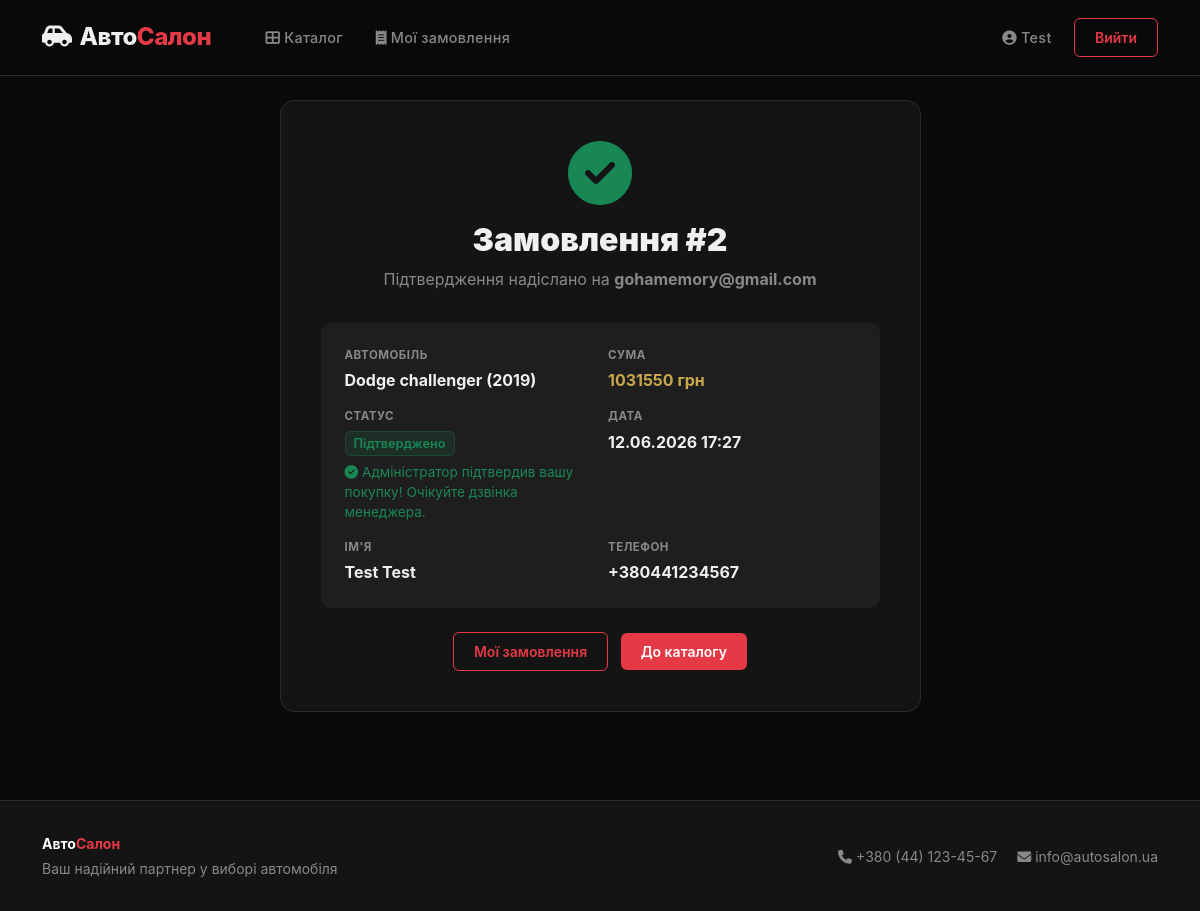
/order/detail/2/ (signed in), run on the app's committed database.
### cars/models.py (models this page shows, shortened)
class Order(models.Model):
    STATUS_CHOICES = [
        ('pending', 'Очікує підтвердження'),
        ('confirmed', 'Підтверджено'),
        ('cancelled', 'Скасовано'),
        ('completed', 'Завершено'),
    ]
    user = models.ForeignKey(
        User, on_delete=models.CASCADE, related_name='orders', verbose_name='Користувач'
    )
    car = models.ForeignKey(
        Car, on_delete=models.CASCADE, related_name='orders', verbose_name='Автомобіль'
    )
    status = models.CharField(
        max_length=20, choices=STATUS_CHOICES, default='pending', verbose_name='Статус'
    )
    full_name = models.CharField(max_length=200, verbose_name='Повне ім\'я')
    phone = models.CharField(max_length=20, verbose_name='Телефон')
    comment = models.TextField(blank=True, verbose_name='Коментар')
    final_price = models.DecimalField(
        max_digits=12, decimal_places=2, verbose_name='Фінальна ціна (грн)'
    )
    created_at = models.DateTimeField(auto_now_add=True, verbose_name='Дата замовлення')
    updated_at = models.DateTimeField(auto_now=True, verbose_name='Оновлено')
    confirmed_at = models.DateTimeField(null=True, blank=True, verbose_name='Дата підтвердження')
    class Meta:
        verbose_name = 'Замовлення'
        verbose_name_plural = 'Замовлення'
        ordering = ['-created_at']  # найновіші замовлення — першими

class Car(models.Model):
    TRANSMISSION_CHOICES = [
        ('manual', 'Механіка'),
        ('automatic', 'Автомат'),
        ('robot', 'Робот'),
        ('variator', 'Варіатор'),
    ]
    FUEL_CHOICES = [
        ('petrol', 'Бензин'),
        ('diesel', 'Дизель'),
        ('electric', 'Електро'),
        ('hybrid', 'Гібрид'),
        ('gas', 'Газ'),
    ]
    DRIVE_CHOICES = [
        ('fwd', 'Передній'),
        ('rwd', 'Задній'),
        ('awd', 'Повний'),
    ]
    category = models.ForeignKey(
        CarCategory, on_delete=models.SET_NULL, null=True,
        related_name='cars', verbose_name='Категорія'
    )
    brand = models.CharField(max_length=100, verbose_name='Марка')
    model = models.CharField(max_length=100, verbose_name='Модель')
    year = models.PositiveIntegerField(verbose_name='Рік випуску')
    price = models.DecimalField(max_digits=12, decimal_places=2, verbose_name='Ціна (грн)')
    mileage = models.PositiveIntegerField(default=0, verbose_name='Пробіг (км)')
    engine_volume = models.DecimalField(
        max_digits=3, decimal_places=1, verbose_name='Об\'єм двигуна (л)'
    )
    engine_power = models.PositiveIntegerField(verbose_name='Потужність (к.с.)')
    transmission = models.CharField(
        max_length=20, choices=TRANSMISSION_CHOICES, verbose_name='КПП'
    )
    fuel_type = models.CharField(
        max_length=20, choices=FUEL_CHOICES, verbose_name='Паливо'
    )
    drive_type = models.CharField(
        max_length=10, choices=DRIVE_CHOICES, verbose_name='Привід'
    )
    color = models.CharField(max_length=50, verbose_name='Колір')
    description = models.TextField(blank=True, verbose_name='Опис')
    image = models.ImageField(
        upload_to='cars/', blank=True, null=True, verbose_name='Фото'
    )
    is_available = models.BooleanField(default=True, verbose_name='Доступний')
    created_at = models.DateTimeField(auto_now_add=True, verbose_name='Додано')
    updated_at = models.DateTimeField(auto_now=True, verbose_name='Оновлено')
    class Meta:
        verbose_name = 'Автомобіль'
        verbose_name_plural = 'Автомобілі'
        ordering = ['-created_at', 'brand', 'model']  # нові — першими, потім A–Z
    def __str__(self):
        return f'{self.brand} {self.model} ({self.year})'

### cars/views.py (the view)
# urls.py: path('order/detail/<int:pk>/', views.order_detail, name='order_detail'),
@login_required
def order_detail(request, pk):
    order = get_object_or_404(Order, pk=pk, user=request.user)
    return render(request, 'cars/order_detail.html', {'order': order})

### templates/cars/order_detail.html (shortened to what this page needs)
{% extends 'base.html' %}
{% block content %}
<div class="row justify-content-center">
  <div class="col-lg-7">
    <div style="background:var(--surface); border:1px solid var(--border); border-radius:14px; padding:2.5rem; text-align:center;">
      <i class="fas fa-check-circle" style="font-size:4rem; color:#198754; margin-bottom:1rem;"></i>
      <h2 style="font-weight:900;">Замовлення #{{ order.pk }}</h2>
      <p style="color:var(--text-muted); margin-bottom:2rem;">Підтвердження надіслано на <strong>{{ order.user.email }}</strong></p>
      <div style="background:var(--surface2); border-radius:10px; padding:1.5rem; text-align:left; margin-bottom:1.5rem;">
        <div class="row g-3">
          <div class="col-6">
            <div style="font-size:0.72rem; color:var(--text-muted); font-weight:700; text-transform:uppercase; letter-spacing:0.5px;">Автомобіль</div>
            <div style="font-weight:700; margin-top:0.25rem;">{{ order.car }}</div>
          </div>
          <div class="col-6">
            <div style="font-size:0.72rem; color:var(--text-muted); font-weight:700; text-transform:uppercase; letter-spacing:0.5px;">Сума</div>
            <div style="font-weight:700; color:var(--gold); margin-top:0.25rem;">{{ order.final_price|floatformat:0 }} грн</div>
          </div>
          <div class="col-6">
            <div style="font-size:0.72rem; color:var(--text-muted); font-weight:700; text-transform:uppercase; letter-spacing:0.5px;">Статус</div>
            <div class="mt-1">
              <span class="badge-status-{{ order.status }} px-2 py-1 rounded" style="font-size:0.8rem; font-weight:600;">
                {{ order.get_status_display }}
              </span>
              {% if order.status == 'confirmed' %}
                <div style="color:#198754; font-size:0.85rem; margin-top:0.5rem;">
                    <i class="fas fa-check-circle me-1"></i>Адміністратор підтвердив вашу покупку! Очікуйте дзвінка менеджера.
                </div>
                {% elif order.status == 'cancelled' %}
                <div style="color:#dc3545; font-size:0.85rem; margin-top:0.5rem;">
                    <i class="fas fa-times-circle me-1"></i>На жаль, замовлення було скасовано.
                </div>
                {% elif order.status == 'pending' %}
                <div style="color:#ffc107; font-size:0.85rem; margin-top:0.5rem;">
                    <i class="fas fa-clock me-1"></i>Очікує підтвердження адміністратора.
                </div>
                {% endif %}
            </div>
          </div>
          <div class="col-6">
            <div style="font-size:0.72rem; color:var(--text-muted); font-weight:700; text-transform:uppercase; letter-spacing:0.5px;">Дата</div>
            <div style="font-weight:700; margin-top:0.25rem;">{{ order.created_at|date:"d.m.Y H:i" }}</div>
          </div>
          <div class="col-6">
            <div style="font-size:0.72rem; color:var(--text-muted); font-weight:700; text-transform:uppercase; letter-spacing:0.5px;">Ім'я</div>
            <div style="font-weight:700; margin-top:0.25rem;">{{ order.full_name }}</div>
          </div>
          <div class="col-6">
            <div style="font-size:0.72rem; color:var(--text-muted); font-weight:700; text-transform:uppercase; letter-spacing:0.5px;">Телефон</div>
            <div style="font-weight:700; margin-top:0.25rem;">{{ order.phone }}</div>
          </div>
        </div>
      </div>
      <a href="{% url 'my_orders' %}" class="btn-outline-accent btn me-2">Мої замовлення</a>
      <a href="{% url 'car_list' %}" class="btn-accent btn">До каталогу</a>
    </div>
  </div>
</div>
{% endblock %}

### templates/base.html (shortened to what this page needs)
<!DOCTYPE html>
<html lang="uk">
<head>
    <link href="https://cdnjs.cloudflare.com/ajax/libs/bootstrap/5.3.2/css/bootstrap.min.css" rel="stylesheet">
    <link href="https://cdnjs.cloudflare.com/ajax/libs/font-awesome/6.5.0/css/all.min.css" rel="stylesheet">
</head>
<body>
<nav class="navbar navbar-expand-lg">
    <div class="container">
        <a class="navbar-brand" href="{% url 'index' %}">
            <i class="fas fa-car-side me-2"></i>Авто<span>Салон</span>
        </a>
        <div class="collapse navbar-collapse" id="navMenu">
            <ul class="navbar-nav me-auto ms-4 gap-1">
                <li class="nav-item">
                    <a class="nav-link" href="{% url 'car_list' %}">
                        <i class="fas fa-th-large me-1"></i>Каталог
                    </a>
                </li>
                {% if user.is_authenticated %}
                <li class="nav-item">
                    <a class="nav-link" href="{% url 'my_orders' %}">
                        <i class="fas fa-receipt me-1"></i>Мої замовлення
                    </a>
                </li>
                {% endif %}
            </ul>
            <div class="d-flex gap-2 align-items-center">
                {% if user.is_authenticated %}
                    <span class="nav-link text-muted">
                        <i class="fas fa-user-circle me-1"></i>{{ user.first_name|default:user.username }}
                    </span>
                    <a href="{% url 'logout' %}" class="btn-outline-accent btn">Вийти</a>
                {% else %}
                    <a href="{% url 'login' %}" class="btn-outline-accent btn">Увійти</a>
                    <a href="{% url 'register' %}" class="btn-accent btn">Реєстрація</a>
                {% endif %}
            </div>
        </div>
    </div>
</nav>
<main class="py-4">
    <div class="container">
        {% block content %}{% endblock %}
    </div>
</main>
<footer>
    <div class="container">
        <div class="row align-items-center">
            <div class="col-md-6">
                <strong class="text-white">Авто<span style="color:var(--accent)">Салон</span></strong>
                <p class="mt-1 mb-0">Ваш надійний партнер у виборі автомобіля</p>
            </div>
            <div class="col-md-6 text-md-end mt-3 mt-md-0">
                <span><i class="fas fa-phone me-1"></i>+380 (44) 123-45-67</span>
                <span class="ms-3"><i class="fas fa-envelope me-1"></i>info@autosalon.ua</span>
            </div>
        </div>
    </div>
</footer>
</body>
</html>

### templates/base.html (style rules this page uses)
:root { --primary: #0a0a0a; --accent: #e63946; --accent-dark: #c1121f; --surface: #141414; --surface2: #1e1e1e; --border: #2a2a2a; --text: #f0f0f0; --text-muted: #888; --gold: #c9a84c; }
* { margin: 0; padding: 0; box-sizing: border-box; }
body { background: var(--primary); color: var(--text); font-family: 'Inter', -apple-system, BlinkMacSystemFont, sans-serif; min-height: 100vh; }
.navbar { background: rgba(10,10,10,0.97) !important; border-bottom: 1px solid var(--border); backdrop-filter: blur(10px); padding: 0.9rem 0; position: sticky; top: 0; z-index: 1000; }
.navbar-brand { font-size: 1.5rem; font-weight: 800; letter-spacing: -0.5px; color: var(--text) !important; }
.navbar-brand span { color: var(--accent); }
.nav-link { color: var(--text-muted) !important; font-weight: 500; font-size: 0.9rem; letter-spacing: 0.3px; transition: color 0.2s; padding: 0.5rem 0.9rem !important; }
.btn-accent { background: var(--accent); color: #fff; border: none; border-radius: 6px; font-weight: 600; font-size: 0.875rem; padding: 0.5rem 1.25rem; transition: background 0.2s, transform 0.1s; }
.btn-outline-accent { border: 1.5px solid var(--accent); color: var(--accent); background: transparent; border-radius: 6px; font-weight: 600; font-size: 0.875rem; padding: 0.5rem 1.25rem; transition: all 0.2s; }
.badge-status-confirmed { background: rgba(25,135,84,0.15); color: #198754; border: 1px solid rgba(25,135,84,0.3); }
footer { background: var(--surface); border-top: 1px solid var(--border); padding: 2rem 0; margin-top: 4rem; color: var(--text-muted); font-size: 0.875rem; }
a { color: inherit; text-decoration: none; }

### data on the page
Order: pk "2", user.email "gohamemory@gmail.com", car "Dodge challenger (2019)", final_price "1031550", status "Підтверджено", created_at "12.06.2026 17:27", full_name "Test Test", phone "+380441234567"

### other printed values
{{ user.first_name|default:user.username }} "Test"
